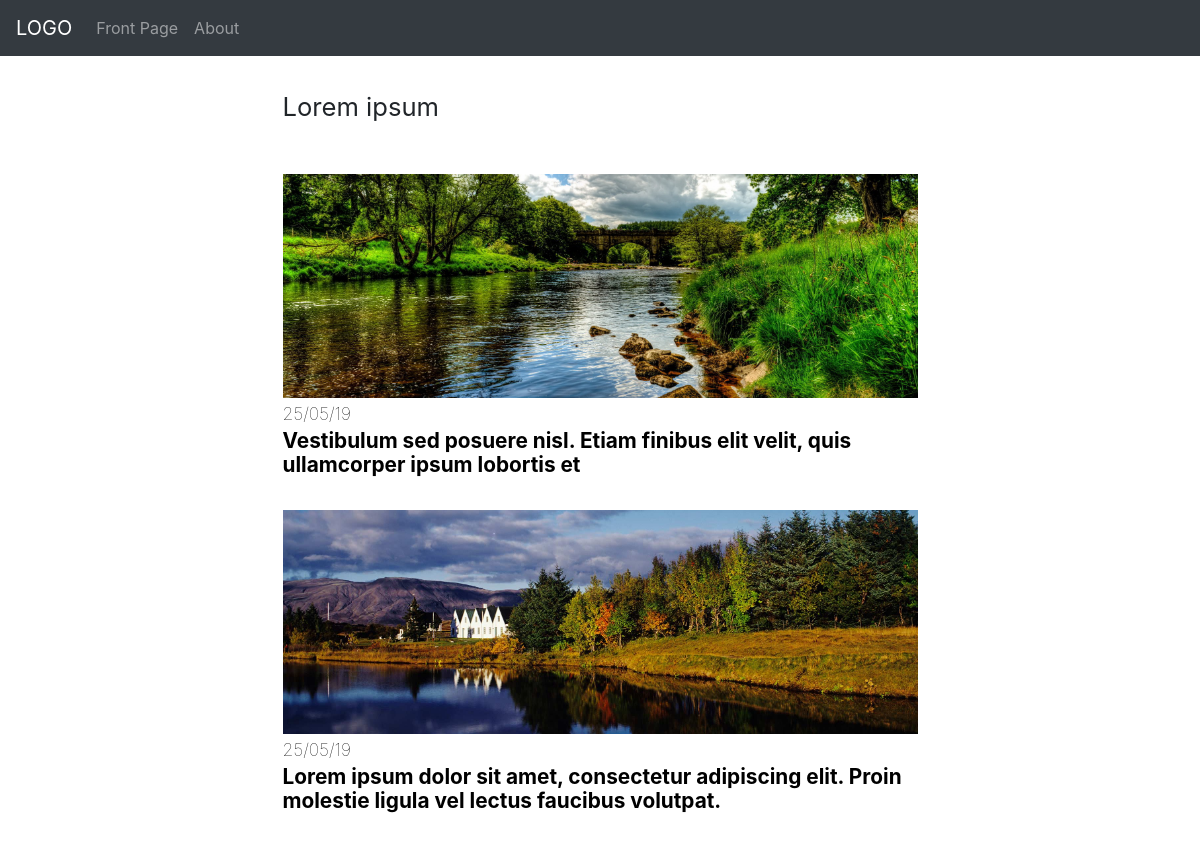
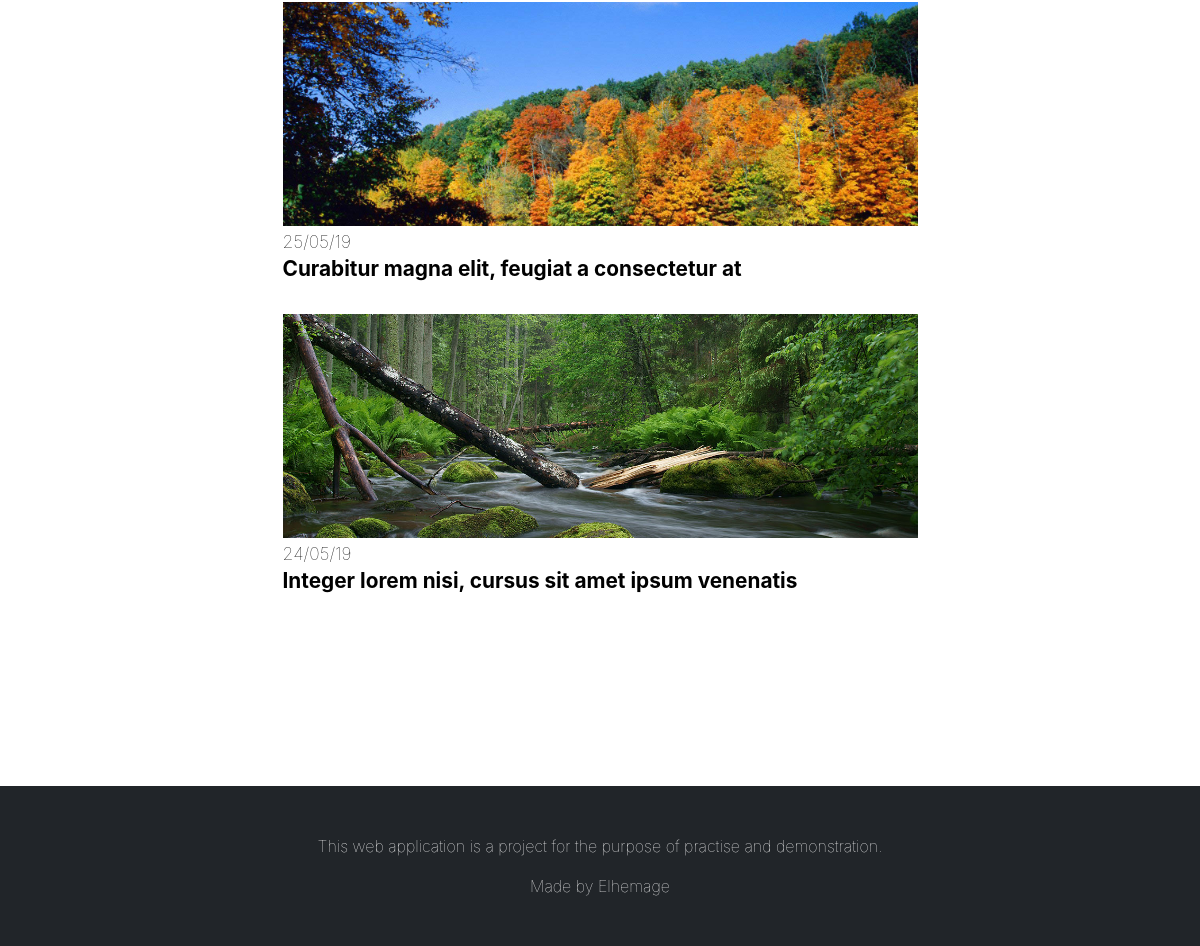
Screenshot of /section/Lorem ipsum with the database file from the repository (2 pictures, top to bottom).
### news/models.py (models this page shows)
class Section(models.Model):
    section = models.CharField(max_length=100, unique=True)
    order = models.IntegerField(default=0)

class Article(models.Model):
    last_updated = models.DateTimeField(auto_now=True)
    author = models.CharField(max_length=100, unique=False, default='Anonymous')
    section = models.ForeignKey('Section', on_delete=models.CASCADE)
    header = models.CharField(max_length=200, unique=False)
    subheader = models.CharField(max_length=400, unique=False)
    thumbnail = models.ImageField(upload_to='image/thumbnail/', blank=True, null=True)
    body = models.TextField()
    class Meta:
        ordering = ['-last_updated']

### news/views.py (the view)
# urls.py: path('section/<sectionName>', views.section, name='section'),
def section(request, sectionName):
    try:
        articles = Article.objects.filter(section=Section.objects.get(section=sectionName))[:10]
    except:
        return redirect(reverse('news:index'))
    context = {
        'section': sectionName,
        'articles': articles,
        'articleDisplayNumber': 10,
    }
    return render(request, 'news/section.html', context)

### news/templates/news/section.html (shortened to what this page needs)
{% extends 'news/layout.html' %}
{% block body %}
    <div class="container">
        <div class="row pageSectionBigName justify-content-center">
            <div class="col col-md-7">
                <span>{{ section }}</span>
            </div>
        </div>
        {% for a in articles %}
            <div class="row pageSectionArticleContainer">
                <div class="col">
                    <a class="row justify-content-center" href="{% url 'news:article' articleID=a.id %}">
                        <img class="col-12 col-md-7 pageSectionArticleThumbnail" src="{{ a.thumbnail.url }}" alt="{{ a.thumbnail.header }}">
                    </a>
                    <div class="row justify-content-center">
                        <a class="col-12 col-md-7 pageSectionArticleHeader" href="{% url 'news:article' articleID=a.id %}">
                            <span>{{ a.last_updated|date:'d/m/y' }}</span>
                            <br>
                            <span>{{ a.header }}</span>
                        </a>
                    </div>
                </div>
            </div>
        {% endfor %}
    </div>
{% endblock %}

### news/static/news/style.css (style rules this page uses)
.pageSectionBigName { margin-bottom: 1.6rem; margin-top: 1.6rem; }
.pageSectionBigName span { font-size: 1.4rem; }
@media (min-width: 768px) { .pageSectionBigName { margin-bottom: 3rem; margin-top: 2rem; } }
@media (min-width: 768px) { .pageSectionBigName span { font-size: 1.6rem; } }
.pageSectionArticleContainer { margin-bottom: 2rem; }
.pageSectionArticleThumbnail { object-fit: cover; max-width: 100%; height: 9rem; overflow: hidden; }
@media (min-width: 768px) { .pageSectionArticleThumbnail { height: 14rem; } }
.pageSectionArticleHeader span { color: black; }
.pageSectionArticleHeader span:first-child { font-weight: lighter; }
.pageSectionArticleHeader span:last-child { font-weight: bold; font-size: 1.1rem; line-height: 0.5rem; }
@media (min-width: 768px) { .pageSectionArticleHeader span:first-child { font-size: 1.1rem; line-height: 2rem; } }
@media (min-width: 768px) { .pageSectionArticleHeader span:last-child { font-size: 1.3rem; line-height: 1rem; } }

### rows the page displays
Section: section "Lorem ipsum"
Article: thumbnail (picture), last_updated "25/05/19", header "Vestibulum sed posuere nisl. Etiam finibus elit velit, quis ullamcorper ipsum lobortis et"
Article: thumbnail (picture), last_updated "25/05/19", header "Lorem ipsum dolor sit amet, consectetur adipiscing elit. Proin molestie ligula vel lectus faucibus volutpat."
Article: thumbnail (picture), last_updated "25/05/19", header "Curabitur magna elit, feugiat a consectetur at"
Article: thumbnail (picture), last_updated "24/05/19", header "Integer lorem nisi, cursus sit amet ipsum venenatis"
